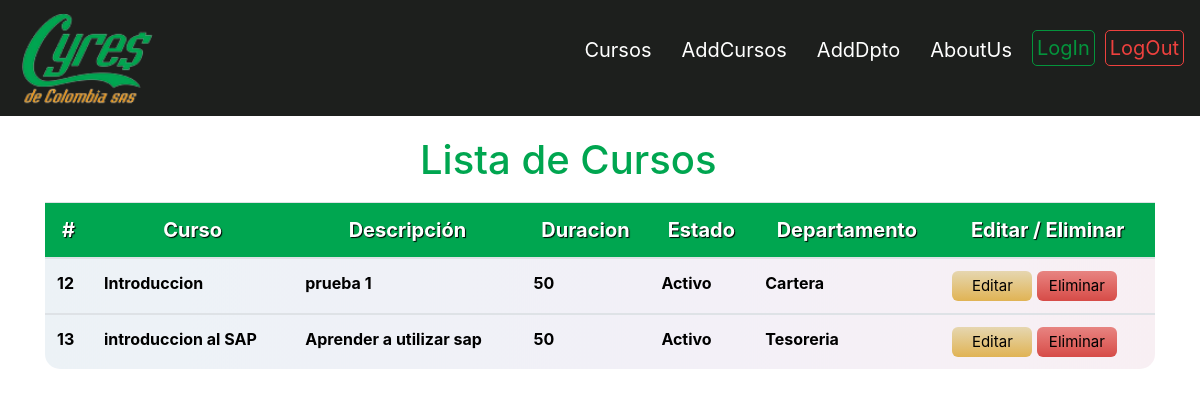
The page / on the database its author committed.
### contenido/models.py (models this page shows, shortened)
class gestionCursos(models.Model):
    nomCurso=models.CharField(max_length=100)
    descripcion=models.CharField(max_length=1000)
    duracion=models.CharField(max_length=3)
    estado=models.BooleanField(default=False)
    nombreDpto=models.ForeignKey(Dpto, on_delete=models.CASCADE, null=False)

class Dpto(models.Model):
    nombreDpto=models.CharField(max_length=100)
    def __str__(self):
        return self.nombreDpto

### contenido/views.py (the view)
# urls.py: path('', views.home,name="home"),
def home(request):
    Curso=gestionCursos.objects.all()
    context={'Curso':Curso}
    return render(request,'home.html',context)

### contenido/Templates/home.html (shortened to what this page needs)
{% extends 'layout.html' %}
{% load static %}
{% block content %}
<link rel="stylesheet" type="text/css"  href=" {% static 'css/home.css' %}">
<link rel="stylesheet" href="https://cdn.jsdelivr.net/npm/bootstrap@4.3.1/dist/css/bootstrap.min.css"
>
<main role="main" class="container">
    <div class="row">
        <div class="col-12">
            <h1>Lista de Cursos</h1>
            <div class="table-responsive" >
                <table class="table " id="tablam">
                    <thead>
                        <tr>
                            <th scope="col">#</th>
                            <th scope="col">Curso</th>
                            <th scope="col">Descripción</th>
                            <th scope="col">Duracion</th>
                            <th scope="col">Estado</th>
                            <th scope="col">Departamento</a></th>
                            <th scope="col">Editar / Eliminar</th>
                        </tr>
                    </thead>
                    <tbody>
                        {% for curso in Curso %}
                            <tr>
                                <th scope="row">{{curso.id}}</th>
                                <th scope="row">{{curso.nomCurso}}</th>
                                <th scope="row">{{curso.descripcion}}</th>
                                <th scope="row">{{curso.duracion}}</th>
                                {% if curso.estado %}
                                <th scope="row">Activo</th>
                                {% else %}
                                <th scope="row">Inactivo</th>
                                {% endif %}
                                <th scope="row">{{curso.nombreDpto}}</th>
                                <td>
                                    <button class="editar"><a href="{% url 'editar' curso.id %}">Editar</a></button>
                                    <button class="eliminar"><a  href="{% url 'eliminar' curso.id %}">Eliminar</a></button>
                                </td>
                            </tr>
                    </tbody>
                    {% endfor %}
                </table>
            </div>
        </div>
    </div>
</main>
{% endblock %}

### static/css/layout.css (style rules this page uses)
* { padding: 0; margin: 0; box-sizing: border-box; }
body { margin: 0; padding: 0; color: white; font-family: "Poppins", sans-serif; background-color: #353836; }

### static/css/home.css (style rules this page uses)
h1 { position:relative; color: #00a650; top:20px; margin:0 auto; width:360px; padding-bottom: 30px; }
table { background: linear-gradient(to right, #ecf2f6, #eef1f7, #f1f0f7, #f5f0f6, #f8eff3); }
#tablam { border-radius: 15px; }
thead { background-color: #00a650; color: white; text-align: center; text-decoration: none; text-shadow: 1px 1px 1px black; font-size: 20px; }
tbody { color: black; }
.eliminar { background: linear-gradient(to bottom, #e78481, #e47673, #e06864, #db5a56, #d64b47); border: none; width: 80px; height: 30px; font-size: 15px; border: none; border-radius: 6px; text-decoration: none; }
.eliminar a { color: black; text-decoration: none; }
.editar { background: linear-gradient(to bottom, #e6d6b0, #e4ce99, #e3c582, #e2bc6b, #e0b354); border: none; width: 80px; height: 30px; font-size: 15px; border: none; border-radius: 6px; }
.editar a { color: black; text-decoration: none; }

### contenido/Templates/home.html (style rules this page uses)
body { color:black; }

### rows shown on the page
gestionCursos: id "12", nomCurso "Introduccion", descripcion "prueba 1", duracion "50", estado "Activo", nombreDpto "Cartera"
gestionCursos: id "13", nomCurso "introduccion al SAP", descripcion "Aprender a utilizar sap", duracion "50", estado "Activo", nombreDpto "Tesoreria"
